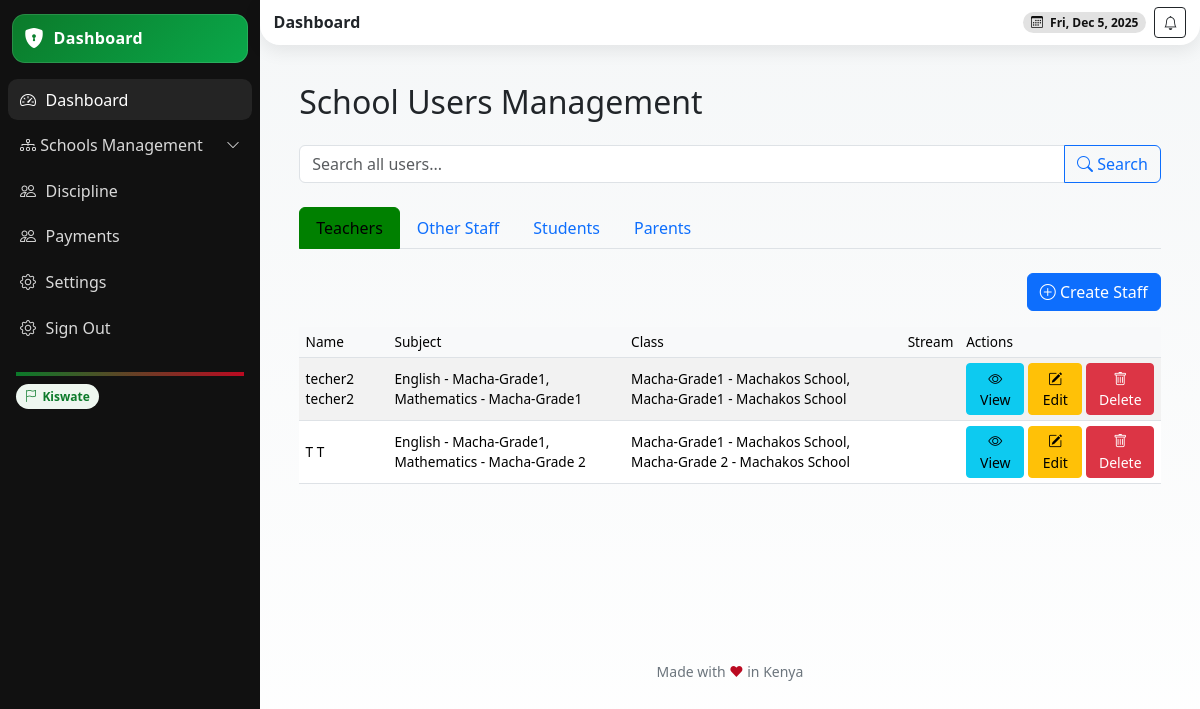
Screenshot of /school-users/ (signed in) with the database file from the repository.
### school/models.py (models this page shows, shortened)
class StaffProfile(models.Model):
    user = models.OneToOneField(User, on_delete=models.CASCADE)
    staff_id = models.CharField(max_length=50, unique=True, db_index=True)
    date_of_birth = models.DateField(blank=True, null=True)
    gender = models.CharField(max_length=10, choices=GENDER_CHOICES, blank=True)
    employment_date = models.DateField(blank=True, null=True)
    position = models.CharField(max_length=100, choices=POSITION_CHOICES)
    tsc_number = models.CharField(max_length=50, unique=True, blank=True, null=True)
    qualification = models.TextField(blank=True, null=True)
    subjects = models.ManyToManyField(Subject, related_name='teachers_subjects')  # Changed(max_length=255, blank=True, null=True)
    bio = models.TextField(blank=True, null=True)
    profile_picture = models.ImageField(upload_to='teachers/', blank=True, null=True)
    school = models.ForeignKey(School, on_delete=models.CASCADE)
    department = models.CharField(max_length=50, blank=True)  # e.g., 'Dining Hall', 'School Gate'
    roles = models.ManyToManyField(Role, blank=True, related_name='staff_members')

class Subject(models.Model):
    name = models.CharField(max_length=255)
    description = models.TextField(blank=True)
    code = models.CharField(max_length=100, blank=True)
    school = models.ForeignKey(School, on_delete=models.CASCADE)
    grade = models.ForeignKey(Grade, on_delete=models.CASCADE, related_name='subjects')
    start_date = models.DateField()
    end_date = models.DateField(blank=True, null=True)
    sessions_per_week = models.PositiveIntegerField(default=2)
    is_active = models.BooleanField(default=True)
    def __str__(self):
        return f"{self.name} - {self.grade.name}"

class Grade(models.Model):
    name = models.CharField(max_length=50)
    school = models.ForeignKey(School, on_delete=models.CASCADE, related_name='grades')
    lessons_per_term = models.PositiveIntegerField(default=9)
    description = models.TextField(blank=True)
    code = models.CharField(max_length=50, db_index=True)
    capacity = models.PositiveIntegerField(default=30)
    created_at = models.DateTimeField(auto_now_add=True)
    is_active = models.BooleanField(default=True)
    class Meta:
        unique_together = ['school', 'code']
    def __str__(self):
        return f"{self.name} - {self.school.name}"

class School(models.Model):
    name = models.CharField(max_length=255)
    school_admin = models.OneToOneField(User, on_delete=models.CASCADE, related_name='school_admin_profile')
    code = models.CharField(max_length=50, unique=True)
    address = models.TextField(blank=True)
    contact_email = models.EmailField()
    contact_phone = models.CharField(max_length=15)
    county = models.ForeignKey(County, on_delete=models.SET_NULL, null=True, blank=True)
    city = models.ForeignKey(City, on_delete=models.SET_NULL, null=True, blank=True)
    constituency = models.ForeignKey(Constituency, on_delete=models.SET_NULL, null=True, blank=True)
    sub_county = models.ForeignKey(SubCounty, on_delete=models.SET_NULL, null=True, blank=True)
    ward = models.ForeignKey(Ward, on_delete=models.SET_NULL, null=True, blank=True)
    created_at = models.DateTimeField(auto_now_add=True)
    is_active = models.BooleanField(default=True)

### userauths/models.py (models this page shows, shortened)
class User(AbstractUser):
    COUNTRY_CURRENCY_MAP = {
        'KENYA': 'KES',
        'UGANDA': 'UGX',
    }
    username = None  # Disable username field
    phone_number = models.CharField(max_length=15, unique=True)
    country = models.CharField(max_length=15,blank=True, null=True)
    email = models.EmailField(unique=True)
    first_name = models.CharField(max_length=50)
    last_name = models.CharField(max_length=50)
    is_staff = models.BooleanField(default=False)
    is_superuser = models.BooleanField(default=False)
    is_admin = models.BooleanField(default=False)
    school_staff = models.BooleanField(default=False)
    is_student = models.BooleanField(default=False)
    is_teacher = models.BooleanField(default=False)
    is_parent = models.BooleanField(default=False)
    is_active = models.BooleanField(default=True)
    is_verified = models.BooleanField(default=False)
    created_at = models.DateTimeField(auto_now_add=True)
    updated_at = models.DateTimeField(auto_now=True)
    objects = CustomUserManager()
    USERNAME_FIELD = 'email'  # Use email as the username field
    REQUIRED_FIELDS = ['first_name', 'last_name', 'phone_number']  # Required fields for createsuperuser
    class Meta:
        ordering = ['-created_at']

### school/views.py (the view, shortened to what this page needs)
# urls.py: path("school-users/", views.school_users, name="school-users"),
@login_required
def school_users(request):
    school = None
    try:
        school = request.user.school_admin_profile
    except AttributeError:
        try:
            school = request.user.staffprofile.school
        except AttributeError as e:
            logger.warning(f"Permission denied for user {request.user.email}: {e}")
            messages.error(
                request,
                f"You do not have permission to access this page. (User: {request.user.email})"
            )
            return redirect('userauths:sign-in')
    query = request.GET.get('q', '')
    teachers = StaffProfile.objects.filter(school=school, position='teacher').select_related('user').order_by('-user__created_at')
    if query:
        teachers = teachers.filter(
            Q(user__first_name__icontains=query) |
            Q(user__last_name__icontains=query)
        )
    teachers_page = paginate(request, teachers)
    other_staff = StaffProfile.objects.filter(school=school).exclude(position='teacher').select_related('user').order_by('-user__created_at')
    if query:
        other_staff = other_staff.filter(
            Q(user__first_name__icontains=query) |
            Q(user__last_name__icontains=query)
        )
    staff_page = paginate(request, other_staff)
    students = Student.objects.filter(school=school).select_related('user', 'grade_level').order_by('-user__created_at')
    students_page = paginate(request, students)
    parents = Parent.objects.filter(school=school).select_related('user').order_by('-user__created_at')
    parents_page = paginate(request, parents)
    student_update_forms = {}
    for st in students:
        student_update_forms[st.id] = StudentUpdateForm(instance=st)
    parent_update_forms = {p.id: ParentUpdateForm(instance=p, school=school) for p in parents}
    staff_update_forms = {s.id: StaffUpdateForm(instance=s, school=school) for s in list(other_staff) + list(teachers)}
    context = {
        'school': school,
        'query': query,
        'teachers': teachers,
        'teachers_page': teachers_page,
        'other_staff': other_staff,
        'staff_page': staff_page,
        'students': students,
        'students_page': students_page,
        'parents': parents,
        'parents_page': parents_page,
        'student_update_forms': student_update_forms,
        'parent_update_forms': parent_update_forms,
        'staff_update_forms': staff_update_forms,
        'student_form': StudentCreationForm(school=school),
        'parent_form': ParentCreationForm(school=school),
        'parent_student_form': ParentStudentCreationForm(school=school),
        'assign_form': AssignParentStudentForm(school=school),
        'staff_form': StaffCreationForm(school=school),
    }
    return render(request, 'school/staff.html', context)

### school/forms.py (shortened to what this page needs)
class ParentCreationForm(BaseForm):
    send_email = forms.BooleanField(required=False, initial=True, label="Send welcome email")
    reset_password = forms.BooleanField(required=False, initial=False, label="Reset password")
    first_name = forms.CharField(max_length=100, required=True)
    last_name = forms.CharField(max_length=100, required=True)
    email = forms.EmailField(required=True)
    phone_number = forms.CharField(max_length=20, required=True)
    class Meta:
        model = Parent
        fields = [
            'parent_id', 'date_of_birth', 'gender', 'address', 'bio', 'profile_picture'
        ]
        widgets = {
            'date_of_birth': forms.DateInput(attrs={'type': 'date'}),
            'address': forms.Textarea(attrs={'rows': 3}),
            'bio': forms.Textarea(attrs={'rows': 2}),
        }
    def __init__(self, *args, **kwargs):
        self.school = kwargs.pop('school', None)
        super().__init__(*args, **kwargs)
        if self.school:
            self.fields['parent_id'].queryset = Parent.objects.filter(school=self.school)

### school/models.py (called while the page is built)
    def __str__(self):
        return f"{self.user.get_full_name()} - {self.school.name} ({self.parent_id})"

    def __str__(self):
        return f"{self.user.get_full_name()} ({self.student_id}) - {self.school.name}"

### school/templatetags/form_extras.py (called while the page is built)
@register.filter
def get_item(dictionary, key):
    return dictionary.get(key)

### school/views.py (called while the page is built)
def paginate(request, queryset, per_page=10):
    from django.core.paginator import Paginator
    paginator = Paginator(queryset, per_page)
    page_number = request.GET.get('page')
    return paginator.get_page(page_number)

### templates/school/staff.html (shortened to what this page needs)
{% extends 'school/base.html' %}
{% load static %}
{% load widget_tweaks form_extras %}
{% block content %}
<section class="content container-fluid py-4">
<div class="container">
<h2 class="mb-4">School Users Management</h2>
<form method="GET" class="mb-4">
<div class="input-group">
<input type="text" name="q" class="form-control" placeholder="Search all users..." value="{{ query }}">
<button class="btn btn-outline-primary" type="submit"><i class="bi bi-search"></i> Search</button>
</div>
</form>
<ul class="nav nav-tabs mb-4" id="userTabs">
<li class="nav-item">
<button class="nav-link active" data-bs-toggle="tab" data-bs-target="#teachers">Teachers</button>
</li>
<li class="nav-item">
<button class="nav-link" data-bs-toggle="tab" data-bs-target="#staff">Other Staff</button>
</li>
<li class="nav-item">
<button class="nav-link" data-bs-toggle="tab" data-bs-target="#students">Students</button>
</li>
<li class="nav-item">
<button class="nav-link" data-bs-toggle="tab" data-bs-target="#parents">Parents</button>
</li>
</ul>
<div class="tab-content">
<div class="tab-pane fade show active" id="teachers">
<div class="d-flex justify-content-end mb-3">
<button class="btn btn-primary" data-bs-toggle="modal" data-bs-target="#createStaffModal">
<i class="bi bi-plus-circle"></i> Create Staff
</button>
</div>
<div class="table-responsive">
<table class="table table-striped">
<thead>
<tr><th>Name</th><th>Subject</th><th>Class</th><th>Stream</th><th>Actions</th></tr>
</thead>
<tbody>
                            {% for t in teachers %}
<tr>
<td>{{ t.user.first_name }} {{ t.user.last_name }}</td>
<td>{% for s in t.user.staffprofile.subjects.all %}{{ s }}{% if not forloop.last %}, {% endif %}{% endfor %}</td>
<td>{% for s in t.user.staffprofile.subjects.all %}{{ s.grade }}{% if not forloop.last %}, {% endif %}{% endfor %}</td>
<td>{{ t.user.staffprofile.stream }}</td>
<td class="d-flex gap-1">
<button class="btn btn-info btn-sm" data-bs-toggle="modal" data-bs-target="#viewStaffModal{{ t.id }}">
<i class="bi bi-eye"></i> View
</button>
<button class="btn btn-warning btn-sm" data-bs-toggle="modal" data-bs-target="#editStaffModal{{ t.id }}">
<i class="bi bi-pencil-square"></i> Edit
</button>
<button class="btn btn-danger btn-sm" data-bs-toggle="modal" data-bs-target="#deleteStaffModal{{ t.id }}">
<i class="bi bi-trash"></i> Delete
</button>
</td>
</tr>
                            {% empty %}
<tr><td colspan="5" class="text-center">No teachers found.</td></tr>
                            {% endfor %}
</tbody>
</table>
</div>
</div>
</div>
</div>
</section>
<link href="https://cdn.jsdelivr.net/npm/select2@4.1.0-rc.0/dist/css/select2.min.css" rel="stylesheet" />
{% endblock %}

### templates/school/base.html (style rules this page uses)
:root { --kenya-green: #0b7a2a; --kenya-red: #bb0a21; --kenya-black: #111111; --kenya-white: #ffffff; --kenya-grey: #f5f7f8; --radius-xl: 1.25rem; --shadow-soft: 0 6px 18px rgba(0,0,0,.08); --space-compact: .5rem; }
html, body { height: 100%; }
body { background: linear-gradient(180deg, var(--kenya-grey), #fff); }
.content { padding: .85rem; }
.table { font-size: 0.85rem; }
.table td, .table th { padding: 0.3rem 0.4rem; vertical-align: middle; }
.table thead th { font-weight: 500; background-color: #f8f9fa; }

### templates/school/staff.html (style rules this page uses)
.nav-tabs .nav-link.active { background-color: green !important; color: black !important; border-color: green !important; }

### rows the page displays
StaffProfile: user.first_name "techer2", user.last_name "techer2"
Subject: name+grade "English - Macha-Grade1", grade "Macha-Grade1 - Machakos School"
Subject: name+grade "Mathematics - Macha-Grade1", grade "Macha-Grade1 - Machakos School"
StaffProfile: user.first_name "T", user.last_name "T"
Subject: name+grade "Mathematics - Macha-Grade 2", grade "Macha-Grade 2 - Machakos School"
